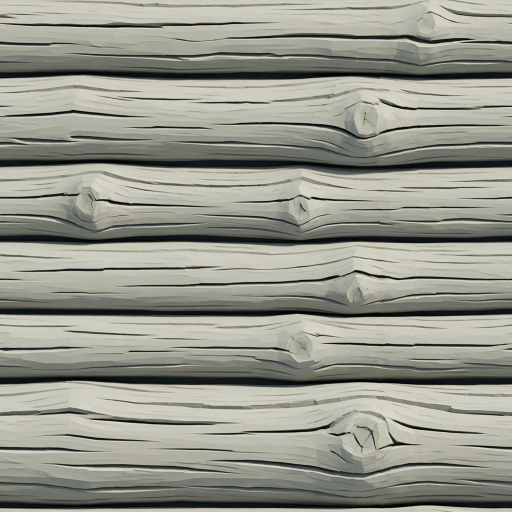
#> input picture assets/props/madera_muelle.webp, 1024 x 1024 px, found by its file name (shown at 1/2 size)
$ python num_textures.py
#> lines starting #> are read from the running program, lines starting #| are printed output that depends on the picture
"""Texturas para los NUMEROS del mapa de aventura.

El numero de cada escenario va incrustado en su decorado (arena de la isla,
vela del barco), y con color plano se leia como un rotulo pegado encima. Estas
dos texturas —grano de arena y trama de lona— se le ponen a la geometria del
numero (`TextMesh`) con mapeo triplanar, asi que el relieve comparte material
con aquello en lo que esta tallado.

Van DIBUJADAS por codigo y no generadas, por lo mismo que las de la cueva: son
tramas SENCILLAS y de poco contraste a proposito —cualquier rasgo reconocible
se convierte en el motivo que delata el tileado— y salen seamless por
construccion (rejilla pequeña tileada 3x3, ampliada con bicubica y recortado el
centro).
"""
import math
import random
from pathlib import Path

from PIL import Image

OUT = Path("assets/props")
RAIZ_PROPS = Path("assets/props")
LADO = 256
## Rejilla de ruido base. Pequeña: lo que se busca es grano, no dibujo.
CELDA = 16


def _ruido(semilla: int, celda: int) -> Image.Image:
    """Ruido de valor PERIODICO: la rejilla se tilea 3x3 antes de ampliar, asi
    que los bordes empalman solos."""
#> called with semilla = 11, celda = 16
    rnd = random.Random(semilla)
    base = Image.new("L", (celda, celda))
#> base: PIL image 16x16 L; every value is 0
    px = base.load()
    for y in range(celda):
        for x in range(celda):
            px[x, y] = rnd.randrange(256)
    grande = Image.new("L", (celda * 3, celda * 3))
#> grande: PIL image 48x48 L; every value is 0
    for j in range(3):
        for i in range(3):
            grande.paste(base, (i * celda, j * celda))
    grande = grande.resize((LADO * 3, LADO * 3), Image.BICUBIC)
#> grande: PIL image 768x768 L
    return grande.crop((LADO, LADO, LADO * 2, LADO * 2))


def arena() -> None:
    """Grano de arena: dos octavas de ruido suave sobre crema calido."""
    a = _ruido(11, CELDA)
    b = _ruido(23, CELDA * 3)
#> call 2 of _ruido, with semilla = 23, celda = 48
#> in _ruido (call 2), `grande = Image.new("L", (celda * 3, celda * 3))`: grande: PIL image 144x144 L; every value is 0
#> after the loop in _ruido (call 2), `for j in range(3):`:
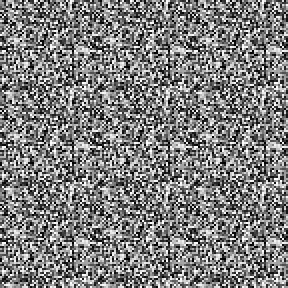
#> grande: PIL image 144x144 L (shown 2 times larger); min 0, max 255, mean 126.2
    im = Image.new("RGB", (LADO, LADO))
#> im: PIL image 256x256 RGB; every value is 0
    pa, pb, pi = a.load(), b.load(), im.load()
    for y in range(LADO):
        for x in range(LADO):
            v = (pa[x, y] * 0.62 + pb[x, y] * 0.38) / 255.0
            # Poco contraste: de 0.86 a 1.0 del color base.
            k = 0.86 + v * 0.14
            pi[x, y] = (int(238 * k), int(206 * k), int(150 * k))
    im.save(OUT / "arena_num.webp", quality=92)
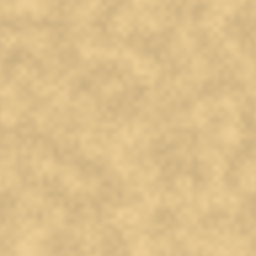
#> saved as arena_num.webp: PIL image 256x256 RGB; mean R, G, B 220.4, 190.7, 138.7
    print("arena_num.webp", im.size)
#| arena_num.webp (256, 256)


def lona() -> None:
    """Trama de lona: hilos finos cruzados, con el ruido rompiendo la
    regularidad para que no se lea como una rejilla."""
    n = _ruido(37, CELDA * 2)
#> call 3 of _ruido, with semilla = 37, celda = 32
#> in _ruido (call 3), `base = Image.new("L", (celda, celda))`: base: PIL image 32x32 L; every value is 0
#> in _ruido (call 3), `grande = Image.new("L", (celda * 3, celda * 3))`: grande: PIL image 96x96 L; every value is 0
#> after the loop in _ruido (call 3), `for j in range(3):`:
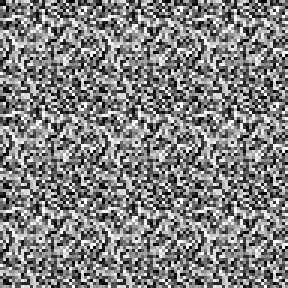
#> grande: PIL image 96x96 L (shown 3 times larger); min 0, max 255, mean 128.7
#> in _ruido (call 3), `grande = grande.resize((LADO * 3, LADO * 3), Image.BICUBIC)`:
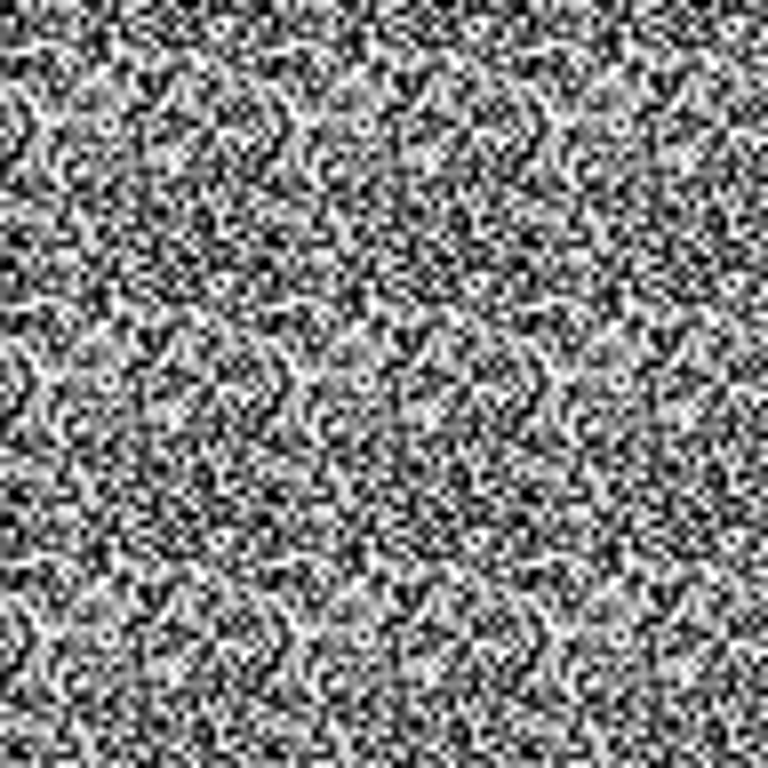
#> grande: PIL image 768x768 L; min 0, max 255, mean 128.8
#> in _ruido (call 3), `return grande.crop((LADO, LADO, LADO * 2, LADO * 2))`:
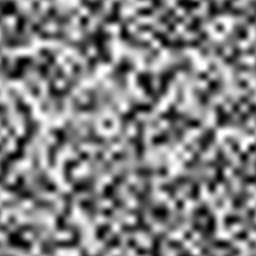
#> returned value: PIL image 256x256 L; min 0, max 255, mean 128.7
    im = Image.new("RGB", (LADO, LADO))
    pn, pi = n.load(), im.load()
    for y in range(LADO):
        for x in range(LADO):
            # Dos senos cruzados a periodo entero del lado: seamless exacto.
            trama = (math.sin(x * math.tau * 16.0 / LADO)
                     + math.sin(y * math.tau * 16.0 / LADO)) * 0.25 + 0.5
            v = trama * 0.55 + (pn[x, y] / 255.0) * 0.45
            k = 0.84 + v * 0.16
            pi[x, y] = (int(232 * k), int(222 * k), int(198 * k))
    im.save(OUT / "lona_num.webp", quality=92)
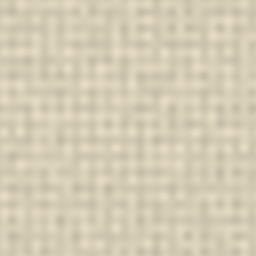
#> saved as lona_num.webp: PIL image 256x256 RGB; mean R, G, B 213, 203.8, 181.7
    print("lona_num.webp", im.size)
#| lona_num.webp (256, 256)


def cartel() -> None:
    """MADERA DEL CARTEL DEL NIVEL: la del muelle, aplanada a medio camino.

    Con la veta entera el cartel se leia como una mancha rayada y la cifra se
    perdia; con un color liso quedaba de plastico. Se mezcla la textura con su
    propio color medio, asi que queda vetа pero suave: se ve que es madera y no
    compite con el numero.
    """
    im = Image.open(RAIZ_PROPS / "madera_muelle.webp").convert("RGB")
#> im is the input picture: PIL image 1024x1024 RGB; mean R, G, B 149.7, 150.8, 139.7
    px = im.load()
    n = im.width * im.height
#> n = 1048576
    ac = [0, 0, 0]
    for y in range(im.height):
        for x in range(im.width):
            c = px[x, y]
            for i in range(3):
                ac[i] += c[i]
#> after the loop, ac = [156924790, 158105343, 146520427]
    medio = [v / n for v in ac]
#> medio = [149.7, 150.8, 139.7]
    # 0 = textura entera, 1 = color liso. A la mitad la veta se intuye.
    K = 0.55
    for y in range(im.height):
        for x in range(im.width):
            c = px[x, y]
            px[x, y] = tuple(int(c[i] * (1.0 - K) + medio[i] * K)
                             for i in range(3))
    im.save(OUT / "madera_cartel.webp", quality=92)
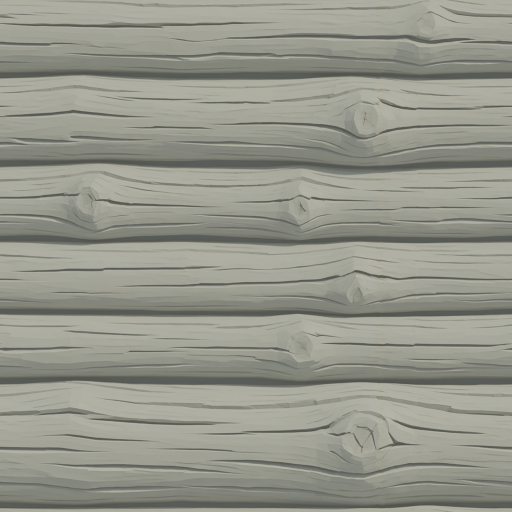
#> saved as madera_cartel.webp: PIL image 1024x1024 RGB (shown at 1/2 size); mean R, G, B 149.2, 150.3, 139.3
    print("madera_cartel.webp", im.size)
#| madera_cartel.webp (1024, 1024)


if __name__ == "__main__":
    arena()
    lona()
    cartel()

$ run again, with assets/props/cristal_cueva.webp copied over assets/props/madera_muelle.webp
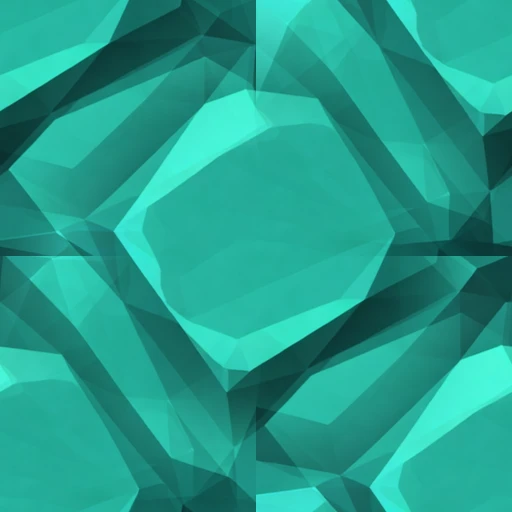
#> input picture assets/props/cristal_cueva.webp, 512 x 512 px, found by its file name
#> im: PIL image 256x256 RGB; every value is 0
#| arena_num.webp (256, 256)
#| lona_num.webp (256, 256)
#> in cartel, im is the input picture: PIL image 512x512 RGB; mean R, G, B 35.1, 157.2, 140.1
#> after the loop in cartel, `for y in range(im.height):`: ac = [9197651, 41206458, 36737662]
#> medio = [35.09, 157.2, 140.1]
#> in cartel, `im.save(OUT / "madera_cartel.webp", quality=92)`:
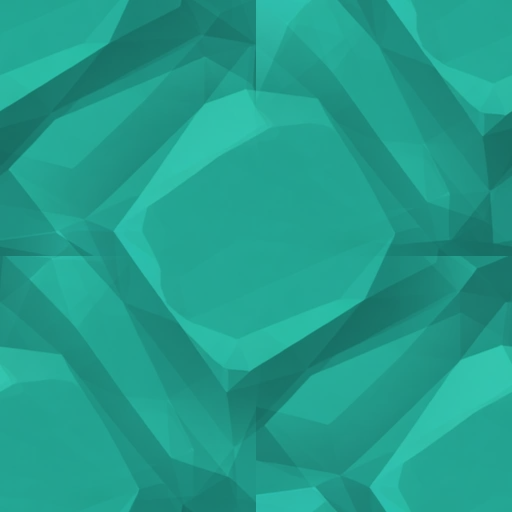
#> saved as madera_cartel.webp: PIL image 512x512 RGB; mean R, G, B 34.6, 156.7, 139.6
#| madera_cartel.webp (512, 512)
